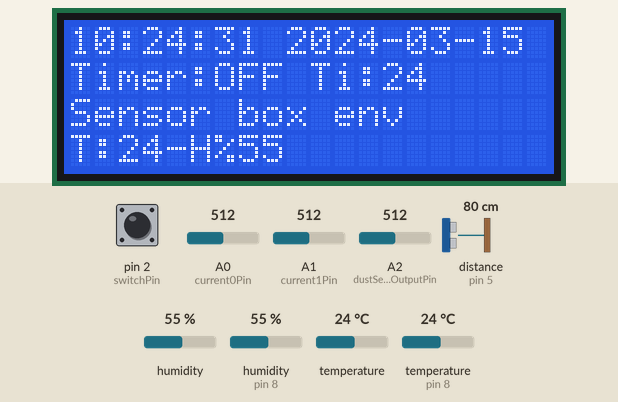
This sketch was run on a simulated Arduino Uno, built with avr-gcc and run on an emulated ATmega328P. Shown: 20×4 character LCD. The inputs (shaded band) are chosen by the test bench; at power-on: distance to the obstacle (sensor on pin 5) 80 cm, pin 2 (switchPin) HIGH, A2 (dustSensorOutputPin) = 512, temperature (sensor on pin 8) 24 °C, A0 (current0Pin) = 512, A1 (current1Pin) = 512, humidity 55 %, humidity (sensor on pin 8) 55 %, temperature 24 °C. The echo pulse lasts 58.3 µs per cm; the local clock reads 2024-03-15 10:24:30 at power-on unless the sketch sets it; what the sketch prints to the serial monitor is not drawn.

Above: at 1.2 s.
1.3 s: distance to the obstacle (sensor on pin 5) set to 2 cm
5.6 s: pin 2 (switchPin) pulled LOW for 0.15 s
At 9.4 s:
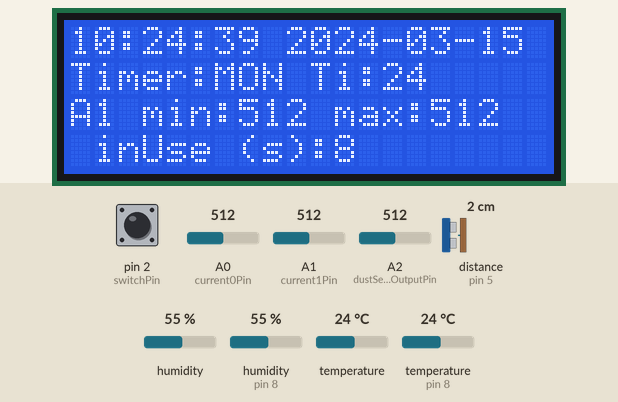
9.5 s: pin 2 (switchPin) pulled LOW for 1 s
At 10.8 s:
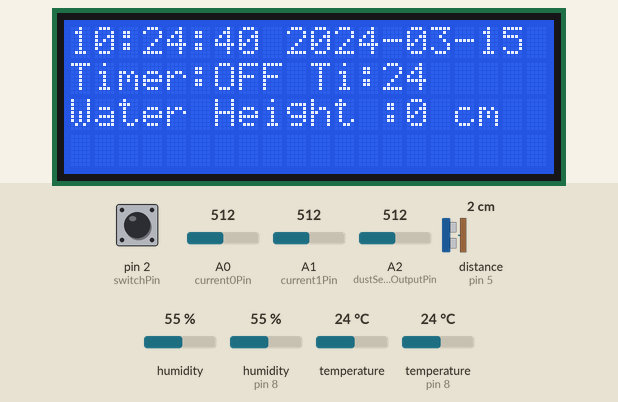
14.6 s: A2 (dustSensorOutputPin) set to 30
At 17.9 s:
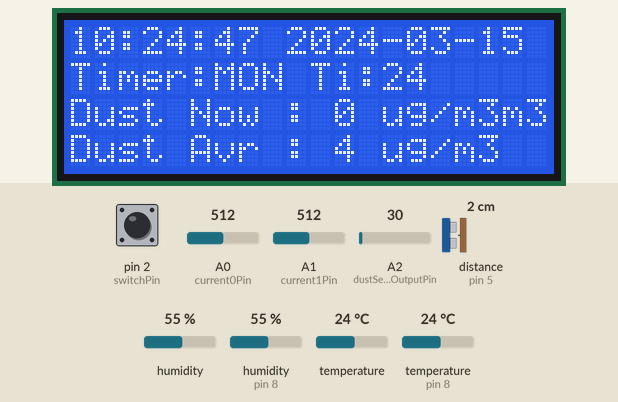
20.6 s: pin 2 (switchPin) pulled LOW for 3.2 s
At 21.9 s:
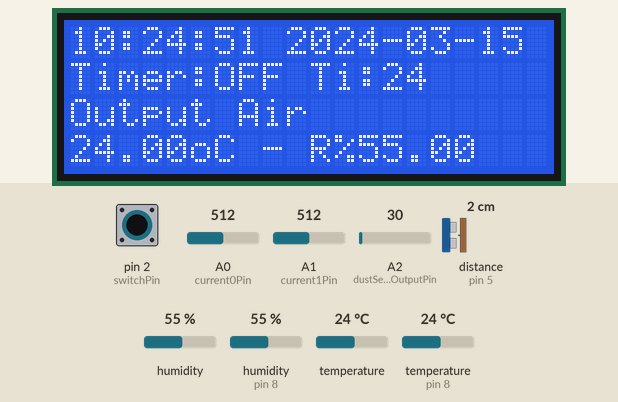
25.5 s: temperature (sensor on pin 8) set to 9 °C
At 29.9 s:
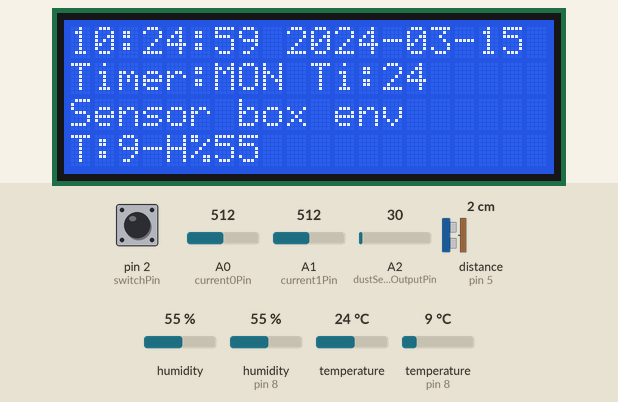
Timing chart, 0 to 31.4 s (numbered marks = the images above; inputs shaded):
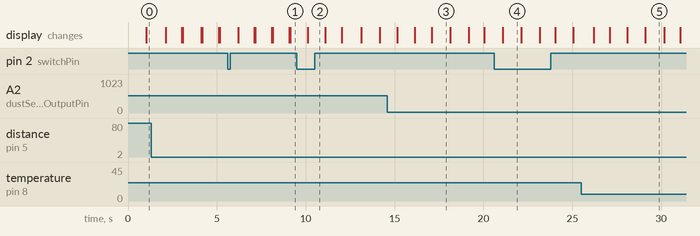

The sketch:

smart_home.ino
```cpp
/*
 * Author: Yannic
 */
#include <DS3231.h>
#include <Wire.h>
#include <LiquidCrystal_I2C.h>
#include <dht11.h>
#include "Adafruit_SHT31.h"

/**
 * PINOUT
 */
const int ledPin = 3;
const int switchPin = 2;
const int echoPinRanger = 5;
const int trigPinRanger = 4;
const int DHT11PIN = 8;
const int current0Pin = A0;
const int current1Pin = A1;
const int dustSensorOutputPin = A2;
const int dustSensorLedPin = 12;

/**
 * Constantes
 */
#define        COV_RATIO                       0.2            //ug/mmm / mv
#define        NO_DUST_VOLTAGE                 400            //mv
#define        SYS_VOLTAGE                     5000

bool century=false;
const int switchMax = 32000; // * 100ms = environ 1h (max int 32767)
bool h12=false;
bool PM=false;

/**
 * Variables
 */
bool forceOnState,timerState = false;
int switchCntr = switchMax + 1;
int lastSeconds, lastMinutes, lastHours, lastDate;
int seconds,minutes,hours,date,year,month,dow,temperature;
long inUseSeconds[2];
int maxCurrent[2];
int minCurrent[2];
float dustDensity;
float dustDensityAverage;
float outputAirSht31Temperature = 0;
float outputAirSht31Humidity = 0;
float inputAirSht31Temperature = 0;
float inputAirSht31Humidity = 0;
float waterHeight = 0;

/**
 * Objets
 */
DS3231 rtc;
dht11 DHT11;
LiquidCrystal_I2C lcd(0x27,20,4);  // Set the LCD I2C address
Adafruit_SHT31 outputAirSht31 = Adafruit_SHT31();
Adafruit_SHT31 inputAirSht31 = Adafruit_SHT31();

void setup()
{
  Serial.begin(9600);
  Wire.begin();
  lcd.begin(20,4);
  lcd.backlight();
  pinMode(trigPinRanger, OUTPUT);
  pinMode(echoPinRanger, INPUT);
  inUseSeconds[0] = 0;
  inUseSeconds[1] = 0;
  outputAirSht31.begin(0x44);
  inputAirSht31.begin(0x45);
  Serial.println("Smart Home Arduino");
}

void loop()
{
  switchLoopHandler();
  timerLoopHandler();

  if (seconds != lastSeconds) {
    onEventSecondChanged(seconds);
    lastSeconds = seconds;
  }
  if (minutes != lastMinutes) {
    onEventMinuteChanged(minutes);
    lastMinutes = minutes;
  }
  if (hours != lastHours) {
    onEventHourChanged(hours);
    lastHours = hours;
  }
  if (date != lastDate) {
    onEventDateChanged(date);
    lastDate = date;
  }
  incomingCommandsHandler();
  delay(100);
}

void (* displayFunc[7])() = { &temperatureLoopHandler, &currentDisplay0, &currentDisplay1, &waterHeightDisplay, &dustDensityDisplay, &outputAirDisplay, &inputAirDisplay};

void onEventSecondChanged(int sec) {
  if (sec % 4 == 0) {
    lcd.clear();
  }

  printDateTimetoLcd();
  printTimerToLcd();

  displayFunc[(sec / 4) % 7]();

  // current measure is taken
  // every second to compute used time.
  currentLoopHandler(current0Pin, 0);
  currentLoopHandler(current1Pin, 1);
}

void onEventMinuteChanged(int minute) {
  sendAllDataToSerial();
}

void onEventHourChanged(int hours) {}

void onEventDateChanged(int date) {
  inUseSeconds[0] = 0;
  inUseSeconds[1] = 0;
}

void currentDisplay0() {
  currentDisplay(0);
}

void currentDisplay1() {
  currentDisplay(1);
}

void printDateTimetoLcd() {
  lcd.setCursor(0,0);
  printZeroPrefix(hours);
  lcd.print(hours);
  lcd.print(":");
  printZeroPrefix(minutes);
  lcd.print(minutes);
  lcd.print(":");
  printZeroPrefix(seconds);
  lcd.print(seconds);
  lcd.print(" 20");
  lcd.print(year);
  lcd.print("-");
  printZeroPrefix(month);
  lcd.print(month);
  lcd.print("-");
  printZeroPrefix(date);
  lcd.print(date);
}

void printTimerToLcd() {
  lcd.setCursor(0,1);
  lcd.print("Timer:");
  if (forceOnState) {
     lcd.print("MON ");
  } else if (timerState) {
     lcd.print("AON ");
  } else {
     lcd.print("OFF ");
  }
  lcd.print("Ti:");
  lcd.print(temperature);
}


void printZeroPrefix(int number) {
   if (number<10) {
    lcd.print("0");
  }
}

void switchLoopHandler() {
  int val = digitalRead(switchPin);
  if (val == LOW) {
    forceOnState = false;
    switchCntr = 0;
  } else if (!forceOnState && switchCntr == 0) {
    forceOnState = true;
  }
  if (switchCntr > switchMax) {
    forceOnState = false;
  }
  if (forceOnState) {
    switchCntr++;
  }
}

void timerLoopHandler()
{
  seconds=rtc.getSecond();
  minutes=rtc.getMinute();
  hours=rtc.getHour(h12,PM);
  date=rtc.getDate();
  month=rtc.getMonth(century);
  year=rtc.getYear();
  dow=rtc.getDoW();
  temperature=rtc.getTemperature();

  if ((hours < 23 && hours >= 16) || forceOnState){
    timerState = true;
    digitalWrite(ledPin, HIGH);
  } else {
    timerState = false;
    digitalWrite(ledPin,LOW);
  }
}

void measureWaterHeight()
{
  digitalWrite(trigPinRanger, LOW);
  delayMicroseconds(2);
  digitalWrite(trigPinRanger, HIGH);
  delayMicroseconds(10);
  digitalWrite(trigPinRanger, LOW);
  waterHeight = pulseIn(echoPinRanger, HIGH) / 58.0; //The echo time is converted into cm
}

void waterHeightDisplay() {

  lcd.setCursor(0,2);
  lcd.print("Water Height :");
  lcd.print((int) waterHeight);
  lcd.print(" cm");

  // take the measure for next display
  measureWaterHeight();
}

void temperatureLoopHandler()
{
  DHT11.read(DHT11PIN);
  lcd.setCursor(0,2);
  lcd.print("Sensor box env");
  lcd.setCursor(0,3);
  lcd.print("T:");
  lcd.print(DHT11.temperature);
  lcd.print("-");
  lcd.print("H%");
  lcd.print(DHT11.humidity);
}

void outputAirSht31Measure() {
  outputAirSht31Temperature = outputAirSht31.readTemperature();
  outputAirSht31Humidity = outputAirSht31.readHumidity();
}

void inputAirSht31Measure() {
  inputAirSht31Temperature = inputAirSht31.readTemperature();
  inputAirSht31Humidity = inputAirSht31.readHumidity();
}

void outputAirDisplay() {
  lcd.setCursor(0,2);
  lcd.print("Output Air");
  lcd.setCursor(0,3);
  lcd.print(outputAirSht31Temperature);
  lcd.print("oC - R%");
  lcd.print(outputAirSht31Humidity);

  // take the measure for next display
  outputAirSht31Measure();
}

void inputAirDisplay() {
  lcd.setCursor(0,2);
  lcd.print("Input Air");
  lcd.setCursor(0,3);
  lcd.print(inputAirSht31Temperature);
  lcd.print("oC - R%");
  lcd.print(inputAirSht31Humidity);

  // take the measure for next display
  inputAirSht31Measure();
}

void currentLoopHandler(int pin, int pinId)
{
  maxCurrent[pinId] = 0;
  minCurrent[pinId] = 1024;
  for (int i=0;i<180;i++) {
    int currentValue = analogRead(pin);
    if (currentValue > maxCurrent[pinId]) {
      maxCurrent[pinId] = currentValue;
    }
    if (currentValue < minCurrent[pinId]) {
      minCurrent[pinId] = currentValue;
    }
  }
  if (maxCurrent[pinId] > 100) {
    inUseSeconds[pinId]++;
  }

}

void currentDisplay(int pinId) {
  lcd.setCursor(0,2);
  lcd.print("A");
  lcd.print(pinId);
  lcd.print(" min:");
  lcd.print(minCurrent[pinId]);
  lcd.print(" max:");
  lcd.print(maxCurrent[pinId]);

  lcd.setCursor(0,3);
  lcd.print(" inUse (s):");
  lcd.print(inUseSeconds[pinId]);
}

void dustDensityMeasure() {

  // read sensor
  digitalWrite(dustSensorLedPin, HIGH);
  delayMicroseconds(280);
  int adcvalue = analogRead(dustSensorOutputPin);
  digitalWrite(dustSensorLedPin, LOW);

  // convert voltage
  float voltage = (SYS_VOLTAGE / 1024.0) * adcvalue;

  // voltage to density
  if(voltage >= NO_DUST_VOLTAGE) {
    voltage -= NO_DUST_VOLTAGE;
    dustDensity = voltage * COV_RATIO;
  } else {
    dustDensity = 0;
  }

  dustDensityAverage = (dustDensityAverage * 0.99) + (dustDensity * 0.01);

}

void dustDensityDisplay() {
  lcd.setCursor(0,2);
  lcd.print("Dust Now : ");
  lcd.print((int) dustDensity);
  lcd.print(" ug/m3");
  lcd.setCursor(0,3);
  lcd.print("Dust Avr : ");
  lcd.print((int) dustDensityAverage);
  lcd.print(" ug/m3");

  // take the measure for next display
  dustDensityMeasure();
}

void sendAllDataToSerial() {
  Serial.print("{");
  Serial.print("'control-internal-temperature':"); Serial.print(temperature); Serial.print(",");
  Serial.print("'technical-room-temperature':"); Serial.print(DHT11.temperature); Serial.print(",");
  Serial.print("'technical-room-humidity':"); Serial.print(DHT11.humidity); Serial.print(",");
  Serial.print("'microwave-used-time':"); Serial.print(inUseSeconds[0]); Serial.print(",");
  Serial.print("'microwave-used-min-current':"); Serial.print(minCurrent[0]); Serial.print(",");
  Serial.print("'microwave-used-max-current':"); Serial.print(maxCurrent[0]); Serial.print(",");
  Serial.print("'heat-pump-used-time':"); Serial.print(inUseSeconds[1]); Serial.print(",");
  Serial.print("'heat-pump-used-min-current':"); Serial.print(minCurrent[1]); Serial.print(",");
  Serial.print("'heat-pump-used-max-current':"); Serial.print(maxCurrent[1]); Serial.print(",");
  Serial.print("'dust-density':"); Serial.print(dustDensityAverage); Serial.print(",");
  Serial.print("'output-air-temperature':"); Serial.print(outputAirSht31Temperature); Serial.print(",");
  Serial.print("'output-air-humidity':"); Serial.print(outputAirSht31Humidity); Serial.print(",");
  Serial.print("'input-air-temperature':"); Serial.print(inputAirSht31Temperature); Serial.print(",");
  Serial.print("'input-air-humidity':"); Serial.print(inputAirSht31Humidity); Serial.print(",");
  Serial.print("'water-height':"); Serial.print(waterHeight);
  Serial.println("}");
}

void incomingCommandsHandler() {
// supported command : command format
// set time : T2018-11-23 21:48:22
  if (Serial.available() > 20) {
     char data[20];
     for(int i=0;i<20;i++) {
        data[i] = Serial.read();
     }
     if (data[0] == 'T' && data[1] == '2' && data[2] == '0') {
       // process change time command
       int y = charToDigit(data[3]) * 10 + charToDigit(data[4]);
       int m = charToDigit(data[6]) * 10 + charToDigit(data[7]);
       int d = charToDigit(data[9]) * 10 + charToDigit(data[10]);
       int h = charToDigit(data[12]) * 10 + charToDigit(data[13]);
       int mn = charToDigit(data[15]) * 10 + charToDigit(data[16]);
       int s = charToDigit(data[18]) * 10 + charToDigit(data[19]);
       rtc.setYear(y);
       rtc.setMonth(m);
       rtc.setDate(d);
       rtc.setHour(h);
       rtc.setMinute(mn);
       rtc.setSecond(s);
     }
     // remove any remaining character
     delay(100);
     while (Serial.available() > 0) {
         Serial.read();
     }
  }
}

int charToDigit(char c) {
   return (c - '0');
}
```

Measured:
- after the input at 5.6 s, the display: first changes after 0.60 s (image 1 shows a later state)
- after the input at 9.5 s, the display: changes after 0.62 s (image 2)
- after the input at 14.6 s, the display: first differs from a run without the input after 1.5 s (image 3 shows a later state)
- after the input at 20.6 s, the display: changes after 0.48 s (image 4)
- what the display in image 3 shows lasts 1.0 s, from 17.1 s to 18.1 s
- what the display in image 4 shows lasts 1.0 s, from 21.1 s to 22.1 s
